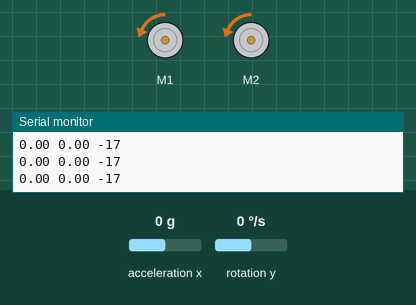
Simulated run of this sketch. Board: Arduino Uno, built with avr-gcc and run on an emulated ATmega328P. Shown: 2 × DC motor (green arrow = forward, orange = backward, longer = faster), the last lines printed to the serial monitor. The test bench sets the inputs (shaded band); at power-on: acceleration x 0 g, rotation y 0 °/s.

Above: at 1.2 s.
1.3 s: acceleration x set to -1.4 g
At 2.0 s:
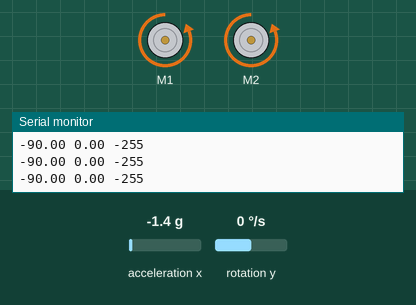
2.8 s: acceleration x set to 0.1 g
At 4.0 s:
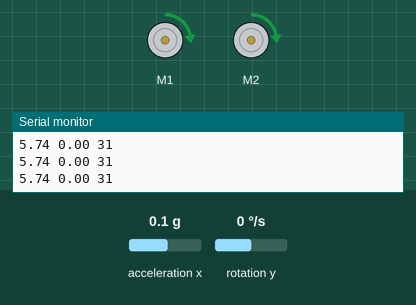
4.3 s: acceleration x set to 0.8 g
At 5.3 s:
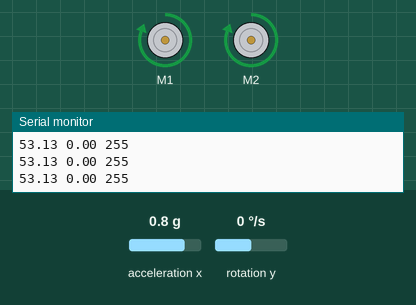
5.8 s: acceleration x set to -0.1 g
At 6.4 s:
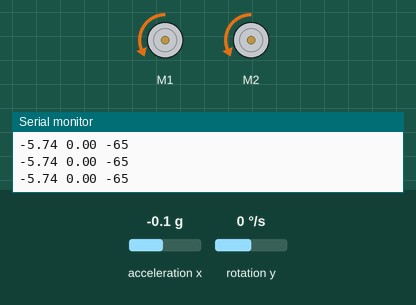
7.3 s: acceleration x set to -0.8 g
At 8.7 s:
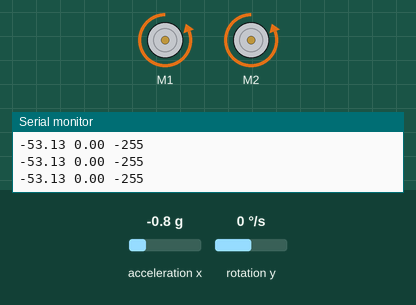
Timing chart, 0 to 9.8 s (numbered marks = the images above; inputs shaded):
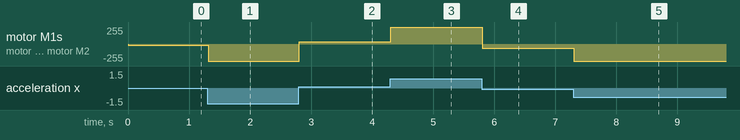

The sketch:

segway_pid.ino
```cpp
#include "MPU6050.h"
#include <AFMotor.h>
MPU6050 mpu;
AF_DCMotor motor1(1);
AF_DCMotor motor2(2);

int prev_time = millis();
int curr_time = millis();
float x = 0.0;
float x_dot;

void setup() {
  Wire.begin();
  Serial.begin(9600);
  mpu.initialize();     // запускаем датчик
  motor1.run(FORWARD);  // задаем движение вперед
  motor2.run(FORWARD);  // задаем движение вперед
}

void loop() {
  int16_t ax = mpu.getAccelerationX();  // ускорение по оси Х
  int16_t gyrY = mpu.getRotationY();
  // Serial.println(gyrY);
  float gyrY_f = gyrY * 250 / 32768.0;

  // стандартный диапазон: +-2g
  ax = constrain(ax, -16384, 16384);    // ограничиваем +-1g
  float angle = ax / 16384.0;           // переводим в +-1.0

  // и в угол через арксинус
  if (angle < 0) angle = 90 - degrees(acos(angle));
  else angle = degrees(acos(-angle)) - 90;

  int u = (int) ((angle-2) * 8.5 - gyrY_f * 4);
  u = constrain(u, -255, 255);

  x_dot = (u / 255.0) * 0.086; // under 5.5 volts

  if (u > 0)
  {
     motor1.run(FORWARD);  // задаем движение вперед
     motor2.run(FORWARD);  // задаем движение вперед
     motor1.setSpeed(u);   // задаем скорость движения
     motor2.setSpeed(u);   // задаем скорость движения
  }
  else
  {
     motor1.run(BACKWARD);  // задаем движение вперед
     motor2.run(BACKWARD);  // задаем движение вперед
     motor1.setSpeed(-u);   // задаем скорость движения
     motor2.setSpeed(-u);   // задаем скорость движения
  }

  curr_time = millis();
  x += x_dot * (curr_time - prev_time) / 1000;
  prev_time = curr_time;

  // Serial.print(x);
  // Serial.print(" ");
  // Serial.println(x_dot);

  Serial.print(angle);
  Serial.print(" ");
  Serial.print(gyrY_f);
  Serial.print(" ");
  Serial.println(u);
  delay(5);
}
```

Measured:
- after the input at 1.3 s, motor M1, motor M2: backward 17/255 → backward 255/255 at once
- after the input at 2.8 s, motor M1, motor M2: backward 255/255 → forward 31/255 at once
- after the input at 4.3 s, motor M1, motor M2: forward 31/255 → forward 255/255 at once
- after the input at 5.8 s, motor M1, motor M2: forward 255/255 → backward 65/255 at once
- after the input at 7.3 s, motor M1, motor M2: backward 65/255 → backward 255/255 at once
